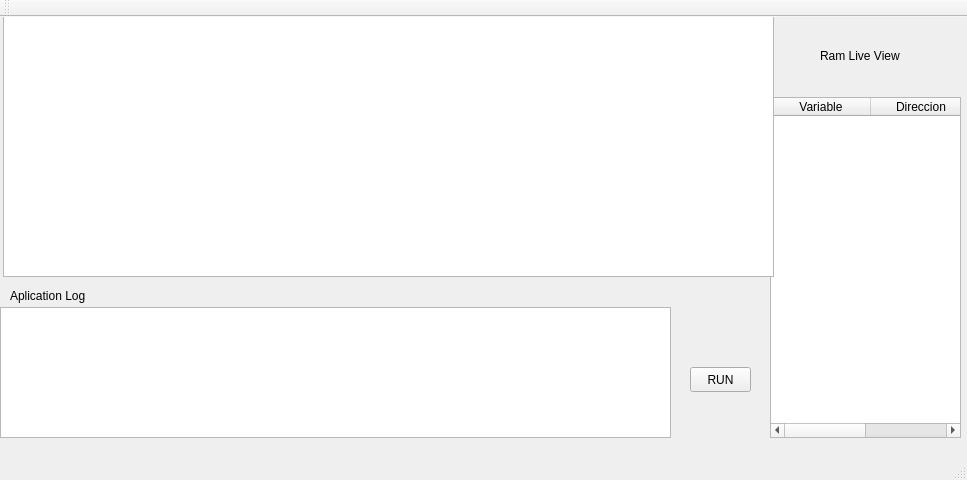
<?xml version="1.0" encoding="UTF-8"?>
<ui version="4.0">
 <class>C_IDE</class>
 <widget class="QMainWindow" name="C_IDE">
  <property name="geometry">
   <rect>
    <x>0</x>
    <y>0</y>
    <width>967</width>
    <height>480</height>
   </rect>
  </property>
  <property name="windowTitle">
   <string>C_IDE</string>
  </property>
  <widget class="QWidget" name="centralWidget">
   <widget class="QTableWidget" name="tableWidget">
    <property name="geometry">
     <rect>
      <x>770</x>
      <y>80</y>
      <width>191</width>
      <height>341</height>
     </rect>
    </property>
    <column>
     <property name="text">
      <string>Variable</string>
     </property>
    </column>
    <column>
     <property name="text">
      <string>Direccion</string>
     </property>
    </column>
   </widget>
   <widget class="QPushButton" name="pushButton">
    <property name="geometry">
     <rect>
      <x>690</x>
      <y>350</y>
      <width>61</width>
      <height>25</height>
     </rect>
    </property>
    <property name="text">
     <string>RUN</string>
    </property>
   </widget>
   <widget class="QLabel" name="label">
    <property name="geometry">
     <rect>
      <x>820</x>
      <y>30</y>
      <width>101</width>
      <height>17</height>
     </rect>
    </property>
    <property name="text">
     <string>Ram Live View</string>
    </property>
   </widget>
   <widget class="QPlainTextEdit" name="plainTextEdit">
    <property name="geometry">
     <rect>
      <x>3</x>
      <y>-1</y>
      <width>771</width>
      <height>261</height>
     </rect>
    </property>
   </widget>
   <widget class="QTextBrowser" name="textBrowser">
    <property name="geometry">
     <rect>
      <x>0</x>
      <y>290</y>
      <width>671</width>
      <height>131</height>
     </rect>
    </property>
   </widget>
   <widget class="QLabel" name="label_2">
    <property name="geometry">
     <rect>
      <x>10</x>
      <y>270</y>
      <width>611</width>
      <height>17</height>
     </rect>
    </property>
    <property name="text">
     <string>Aplication Log</string>
    </property>
   </widget>
  </widget>
  <widget class="QMenuBar" name="menuBar">
   <property name="geometry">
    <rect>
     <x>0</x>
     <y>0</y>
     <width>967</width>
     <height>22</height>
    </rect>
   </property>
  </widget>
  <widget class="QToolBar" name="mainToolBar">
   <attribute name="toolBarArea">
    <enum>TopToolBarArea</enum>
   </attribute>
   <attribute name="toolBarBreak">
    <bool>false</bool>
   </attribute>
  </widget>
  <widget class="QStatusBar" name="statusBar"/>
 </widget>
 <layoutdefault spacing="6" margin="11"/>
 <resources/>
 <connections>
  <connection>
   <sender>pushButton</sender>
   <signal>clicked()</signal>
   <receiver>C_IDE</receiver>
   <slot>refreshMem()</slot>
   <hints>
    <hint type="sourcelabel">
     <x>635</x>
     <y>437</y>
    </hint>
    <hint type="destinationlabel">
     <x>563</x>
     <y>439</y>
    </hint>
   </hints>
  </connection>
 </connections>
 <slots>
  <slot>refreshMem()</slot>
 </slots>
</ui>
